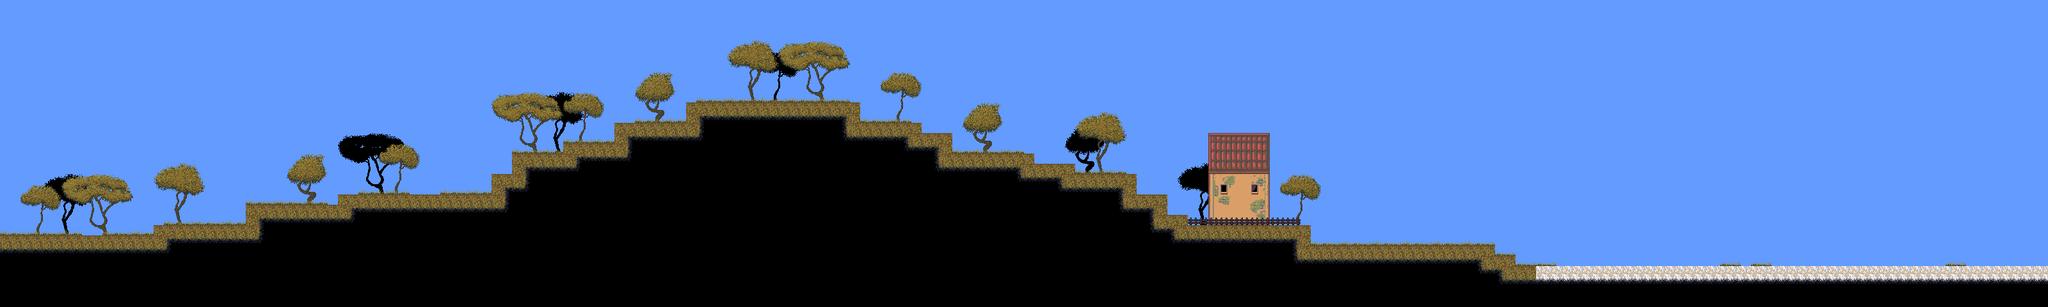

Below is a game level as drawn by its tile map, then a one-line description and the .tmx that defines it (tile-layer data replaced by summaries):
An orthogonal 200x30 tile map with 16x16 px tiles, 4 tile layers (SilhouetteLayer, BackgroundLayer, GameLayer, ForegroundLayer) and 17 objects (15x enemySpawn, 2x spawn).

<map version="1.0" orientation="orthogonal" renderorder="left-up" width="200" height="30" tilewidth="16" tileheight="16" backgroundcolor="#639bff" nextobjectid="41">
 <properties>
  <property name="background" value="Olaf_background.png" />
  <property name="backgroundHeight" value="0" />
  <property name="drainRate" value="8" />
  <property name="exitLeft" value="olaf_02.tmx" />
  <property name="exitRight" value="grema_02.tmx" />
  <property name="spawnLeft" value="playerSpawnRight" />
  <property name="spawnRight" value="playerSpawnLeft" />
 </properties>
 <tileset firstgid="1" name="Olaf_tileset" tilewidth="16" tileheight="16">
  <image source="../graphics/levels/Olaf_tileset.png" trans="ff00ff" width="512" height="512" />
  <terraintypes>
   <terrain name="grass" tile="-1" />
   <terrain name="stone" tile="-1" />
   <terrain name="foliage" tile="-1" />
   <terrain name="foliagesilho" tile="-1" />
  </terraintypes>
  <tile id="1" terrain=",,,0" />
  <tile id="2" terrain=",,0," />
  <tile id="4" terrain=",,,1" />
  <tile id="5" terrain=",,1," />
  <tile id="18" terrain=",,,2" />
  <tile id="20" terrain=",,2," />
  <tile id="26" terrain=",,,3" />
  <tile id="28" terrain=",,3," />
  <tile id="32" terrain=",,0,0" />
  <tile id="33" terrain=",0,0,0" />
  <tile id="34" terrain="0,,0,0" />
  <tile id="35" terrain=",,1,1" />
  <tile id="36" terrain=",1,1,1" />
  <tile id="37" terrain="1,,1,1" />
  <tile id="49" terrain=",,2,2" />
  <tile id="50" terrain=",2,2,2" />
  <tile id="51" terrain="2,2,2,2" />
  <tile id="52" terrain="2,,2,2" />
  <tile id="57" terrain=",,3,3" />
  <tile id="58" terrain=",3,3,3" />
  <tile id="59" terrain="3,3,3,3" />
  <tile id="60" terrain="3,,3,3" />
  <tile id="64" terrain="0,0,," />
  <tile id="65" terrain="0,0,,0" />
  <tile id="66" terrain="0,0,0," />
  <tile id="67" terrain="1,1,," />
  <tile id="68" terrain="1,1,,1" />
  <tile id="69" terrain="1,1,1," />
  <tile id="82" terrain="2,2,,2" />
  <tile id="84" terrain="2,2,2," />
  <tile id="90" terrain="3,3,,3" />
  <tile id="92" terrain="3,3,3," />
  <tile id="97" terrain=",0,,0" />
  <tile id="98" terrain="0,,0," />
  <tile id="100" terrain=",1,,1" />
  <tile id="101" terrain="1,,1," />
  <tile id="114" terrain=",2,,2" />
  <tile id="116" terrain="2,,2," />
  <tile id="122" terrain=",3,,3" />
  <tile id="124" terrain="3,,3," />
  <tile id="129" terrain=",0,," />
  <tile id="130" terrain="0,,," />
  <tile id="132" terrain=",1,," />
  <tile id="133" terrain="1,,," />
  <tile id="145" terrain="2,2,," />
  <tile id="146" terrain=",2,," />
  <tile id="148" terrain="2,,," />
  <tile id="153" terrain="3,3,," />
  <tile id="154" terrain=",3,," />
  <tile id="156" terrain="3,,," />
  <tile id="160" terrain="0,0,0,0" />
  <tile id="163" terrain="1,1,1,1" />
 </tileset>
 <layer name="SilhouetteLayer" width="200" height="30">
  <data>[6000 cells, 177 non-empty, 117 distinct tile ids]</data>
 </layer>
 <layer name="BackgroundLayer" width="200" height="30">
  <data>[6000 cells, 445 non-empty, 159 distinct tile ids]</data>
 </layer>
 <layer name="GameLayer" width="200" height="30">
  <data>[6000 cells, 1965 non-empty, 12 distinct tile ids]</data>
 </layer>
 <layer name="ForegroundLayer" width="200" height="30">
  <data>[6000 cells, 127 non-empty, 4 distinct tile ids]</data>
 </layer>
 <objectgroup name="Triggers" />
 <objectgroup name="Actors">
  <object id="24" name="playerSpawnRight" type="spawn" x="3192.33" y="391.5">
   <ellipse />
  </object>
  <object id="25" name="playerSpawnLeft" type="spawn" x="9.33333" y="344">
   <ellipse />
  </object>
  <object id="26" name="enemySpawn_01" type="enemySpawn" x="2968" y="411">
   <properties>
    <property name="amount" value="1" />
    <property name="enemyType" value="skeleton" />
   </properties>
   <ellipse />
  </object>
  <object id="27" name="enemySpawn_02" type="enemySpawn" x="2680" y="410">
   <properties>
    <property name="amount" value="1" />
    <property name="enemyType" value="skeleton" />
   </properties>
   <ellipse />
  </object>
  <object id="28" name="enemySpawn_03" type="enemySpawn" x="2646" y="407">
   <properties>
    <property name="amount" value="1" />
    <property name="enemyType" value="skeleton" />
   </properties>
   <ellipse />
  </object>
  <object id="29" name="enemySpawn_04" type="enemySpawn" x="2619" y="408">
   <properties>
    <property name="amount" value="1" />
    <property name="enemyType" value="skeleton" />
   </properties>
   <ellipse />
  </object>
  <object id="30" name="enemySpawn_05" type="enemySpawn" x="2204" y="377">
   <properties>
    <property name="amount" value="1" />
    <property name="enemyType" value="skeleton" />
   </properties>
   <ellipse />
  </object>
  <object id="31" name="enemySpawn_06" type="enemySpawn" x="1516" y="229">
   <properties>
    <property name="amount" value="1" />
    <property name="enemyType" value="skeleton" />
   </properties>
   <ellipse />
  </object>
  <object id="32" name="enemySpawn_07" type="enemySpawn" x="1240" y="149">
   <properties>
    <property name="amount" value="1" />
    <property name="enemyType" value="skeleton" />
   </properties>
   <ellipse />
  </object>
  <object id="33" name="enemySpawn_08" type="enemySpawn" x="1130" y="151">
   <properties>
    <property name="amount" value="1" />
    <property name="enemyType" value="skeleton" />
   </properties>
   <ellipse />
  </object>
  <object id="34" name="enemySpawn_09" type="enemySpawn" x="698" y="300">
   <properties>
    <property name="amount" value="1" />
    <property name="enemyType" value="skeleton" />
   </properties>
   <ellipse />
  </object>
  <object id="35" name="enemySpawn_10" type="enemySpawn" x="668" y="298">
   <properties>
    <property name="amount" value="1" />
    <property name="enemyType" value="skeleton" />
   </properties>
   <ellipse />
  </object>
  <object id="36" name="enemySpawn_11" type="enemySpawn" x="632" y="294">
   <properties>
    <property name="amount" value="1" />
    <property name="enemyType" value="skeleton" />
   </properties>
   <ellipse />
  </object>
  <object id="37" name="enemySpawn_12" type="enemySpawn" x="454.333" y="311">
   <properties>
    <property name="amount" value="1" />
    <property name="enemyType" value="skeleton" />
   </properties>
   <ellipse />
  </object>
  <object id="38" name="enemySpawn_13" type="enemySpawn" x="297.333" y="342">
   <properties>
    <property name="amount" value="1" />
    <property name="enemyType" value="skeleton" />
   </properties>
   <ellipse />
  </object>
  <object id="39" name="enemySpawn_14" type="enemySpawn" x="330.667" y="341.333">
   <properties>
    <property name="amount" value="1" />
    <property name="enemyType" value="skeleton" />
   </properties>
   <ellipse />
  </object>
  <object id="40" name="enemySpawn_15" type="enemySpawn" x="1942.33" y="343.333">
   <properties>
    <property name="amount" value="1" />
    <property name="enemyType" value="mimicmaiden" />
   </properties>
   <ellipse />
  </object>
 </objectgroup>
</map>
